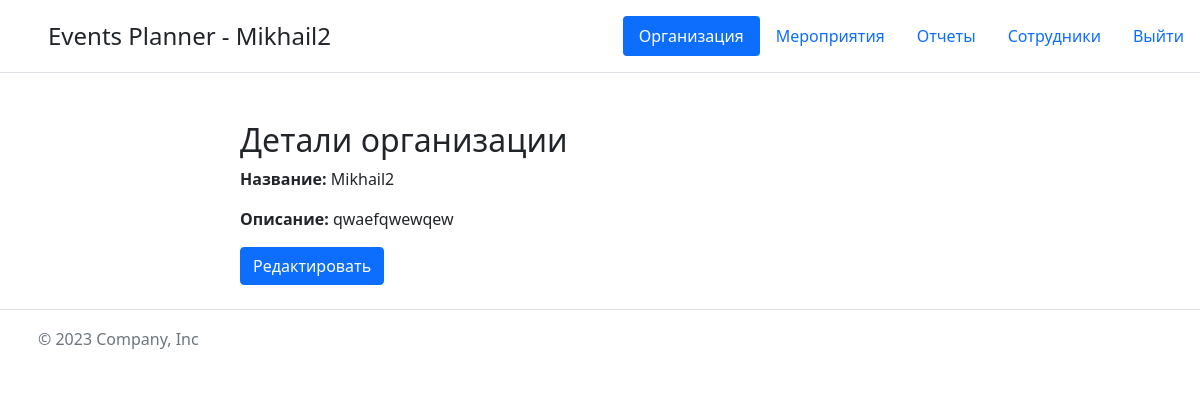
The app's page /organization/ (signed in) with its own data.
### core/models.py (models this page shows, shortened)
class CustomUser(AbstractUser):
    tg_id = models.CharField(max_length=30, verbose_name='Id Телеграм', blank=True, null=True)
    organization = models.ForeignKey(Organization, blank=True, null=True,  on_delete=models.CASCADE, verbose_name='Организация')
    objects = CustomUserManager()
    class Meta:
        verbose_name = 'Пользователь'
        verbose_name_plural = 'Пользователи'

class Organization(models.Model):
    name = models.CharField(max_length=100, null=True, verbose_name='Название')
    description = models.TextField(blank=True, null=True, verbose_name='Описание')
    class Meta:
        verbose_name = 'Организация'
        verbose_name_plural = 'Организации'

### frontend/views.py (the view)
# urls.py: path('organization/', views.organization_view, name='organization'),
@login_required()
@permission_required('core.view_organization', raise_exception=True)
def organization_view(request):
    organization = request.user.organization
    form = None
    if request.method == 'POST':
        form = OrganizationForm(request.POST, instance=organization)
        if form.is_valid():
            organization = form.save(commit=False)
            organization.save()
            return redirect('organization')
    elif 'edit' in request.path and request.user.has_perm('core.change_organization'):
        form = OrganizationForm(instance=organization)
    return render(request, 'organization.html', {'organization': organization, 'form': form})

### event_planner/context_processors.py (called while the page is built)
def current_page(request):
    current_url = resolve(request.path_info).url_name
    return {'current_url': current_url}

### templates/organization.html
{% extends 'base.html' %}
{% load custom_filters %}
{% block content %}
    <div class="container mt-5">
        <div class="row">
            <div class="col-md-8 offset-md-2">
                {% if form %}
                    <form method="POST" enctype="multipart/form-data">
                        {% csrf_token %}
                        {% for field in form %}
                            <label for="{{ field.id_for_label }}">{{ field.label }}</label>
                            {{ field|add_class:'form-control' }}
                        {% endfor %}
                        <button type="submit" class="btn btn-primary mt-3">Сохранить</button>
                    </form>
                {% else %}
                    <h2>Детали организации</h2>
                    <p><strong>Название:</strong> {{ organization.name }}</p>
                    <p><strong>Описание:</strong> {{ organization.description }}</p>
                    {% if perms.core.change_organization %}
                        <div class="mt-3">
                            <a href="{% url 'edit_organization' %}" class="btn btn-primary">Редактировать</a>
                        </div>
                    {% endif %}
                {% endif %}
            </div>
        </div>
    </div>
{% endblock %}

### templates/header.html
<header class="d-flex flex-wrap justify-content-center py-3 mb-4 border-bottom">
    <a href="/" class="d-flex align-items-center mb-3 mb-md-0 me-md-auto text-dark text-decoration-none">
        <svg class="bi me-2" width="40" height="32">
            Logo
        </svg>
        <span class="fs-4">Events Planner
            {% if user.is_authenticated %}
                - {{ user.organization.name }}
            {% endif %} </span>
    </a>
    <ul class="nav nav-pills">
        {% if perms.core.view_organization %}
            <li class="nav-item">
                <a href="{% url 'organization' %}"
                   class="nav-link {% if current_url == 'organization' %} active{% endif %}"
                   aria-current="page">Организация</a>
            </li>
        {% endif %}
        {% if perms.core.view_event %}
            <li class="nav-item">
                <a href="{% url 'events' %}" class="nav-link {% if current_url == 'events' %} active{% endif %}"
                   aria-current="page">Мероприятия</a>
            </li>
        {% endif %}
        {% if perms.core.view_eventtaskreport %}
            <li class="nav-item">
                <a href="{% url 'reports' %}"
                   class="nav-link {% if current_url == 'reports' %} active{% endif %}">Отчеты</a>
            </li>
        {% endif %}
        {% if perms.core.view_customuser %}
            <li class="nav-item">
                <a href="{% url 'employees' %}"
                   class="nav-link {% if current_url == 'employees' %} active{% endif %}">Сотрудники</a>
            </li>
        {% endif %}
        {% if user.is_authenticated %}
            <li class="nav-item">
                <a href="{% url 'logout' %}" class="nav-link">Выйти</a>
            </li>
        {% else %}
            <li class="nav-item mx-1">
                <a href="{% url 'login' %}" class="nav-link {% if current_url == 'login' %} active{% endif %}">Авторизация</a>
            </li>
        {% endif %}
    </ul>
</header>

### records on screen
CustomUser: organization.name "Mikhail2"
Organization: name "Mikhail2", description "qwaefqwewqew"
